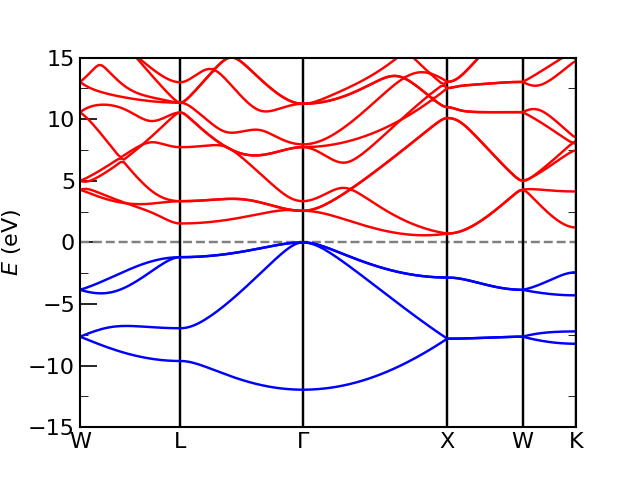

The script that saved this image:
import matplotlib as mpl
import matplotlib.pyplot as plt

from QEbands.bands import BandData

# Unless explicitly stated as an option, plot parameters are controlled via rcParams
mpl.rcParams.update({'font.size': 14,
                     'lines.linewidth': 1.75,
                     'lines.markersize': 10
                     })

# Initialise the bands data - will initialise such that energy scale has Fermi enery is zero
bands = BandData('Si.xml', zero_fermi=True)

# Create the figure axis
fig, ax = plt.subplots()
bands.setup_axes(ax)

# Plot eigenvalues (occupied)
for ns in range(bands.nspins):
    for nb in range(bands.nelec//bands.occ):
        plt.plot(bands.eigenvalues[ns, nb, :], c='b')

# Plot eigenvalues (unoccupied)
for ns in range(bands.nspins):
    for nb in range(bands.nelec//bands.occ, bands.nbands):
        plt.plot(bands.eigenvalues[ns, nb, :], c='r')

# Set energy scale
ax.set_ylim([-15, 15])

plt.savefig('Si_bands.png')

plt.show()
